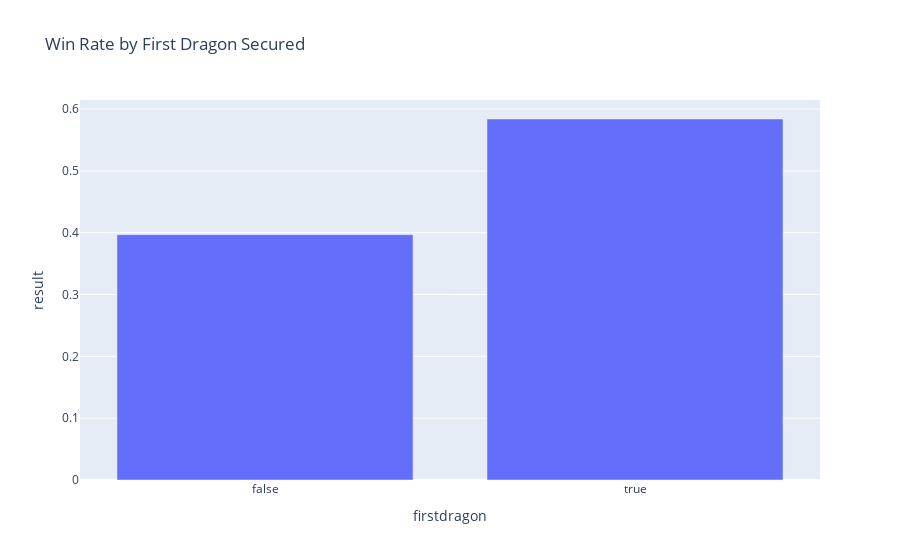

Source (notebook cell):
### Code cell
# Convert additional boolean columns
df['firstdragon'] = df['firstdragon'].astype(bool)
df['firstbaron'] = df['firstbaron'].astype(bool)

# First Dragon Win Rate
dragon_win_rate = df.groupby('firstdragon')['result'].mean().reset_index()
px.bar(dragon_win_rate, x='firstdragon', y='result', title='Win Rate by First Dragon Secured')

### Figure 1 — Plotly figure (JSON) as saved in the notebook; plotly's stock layout.template omitted (floating-point values rounded to 4 significant figures)
{"data": [{"alignmentgroup": "True", "hovertemplate": "firstdragon=%{x}<br>result=%{y}<extra></extra>", "legendgroup": "", "marker": {"color": "#636efa", "pattern": {"shape": ""}}, "name": "", "offsetgroup": "", "orientation": "v", "showlegend": false, "textposition": "auto", "type": "bar", "x": [false, true], "xaxis": "x", "y": [0.3968, 0.5839], "yaxis": "y"}], "layout": {"barmode": "relative", "legend": {"tracegroupgap": 0}, "title": {"text": "Win Rate by First Dragon Secured"}, "xaxis": {"anchor": "y", "domain": [0, 1], "title": {"text": "firstdragon"}}, "yaxis": {"anchor": "x", "domain": [0, 1], "title": {"text": "result"}}}}
